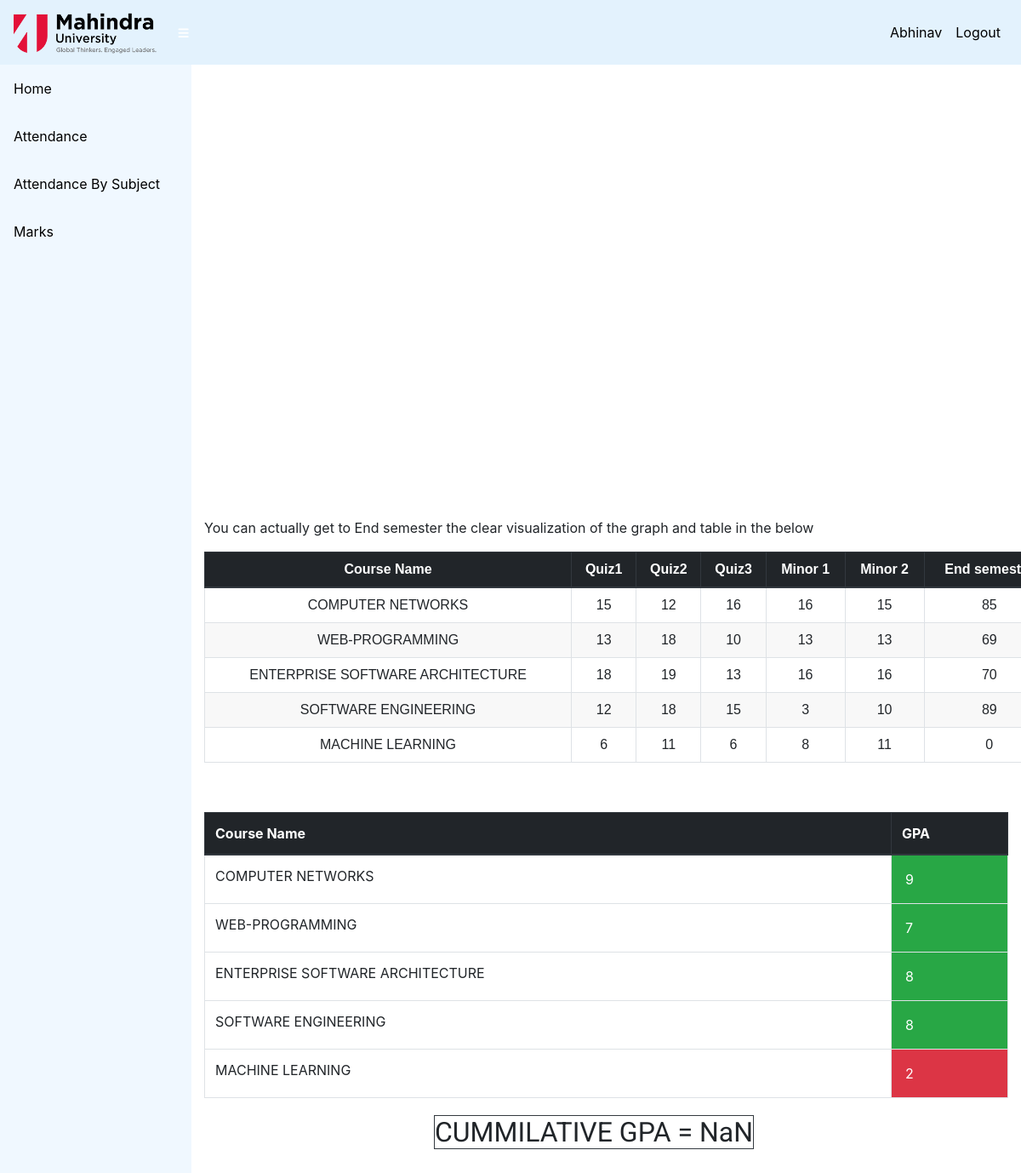
Page /info/student/18528/marks_list/ (signed in) on the committed database.
### info/models.py (models this page shows, shortened)
class User(AbstractUser):
    @property
    def is_student(self):
        if hasattr(self, 'student'):
            return True
        return False

class Student(models.Model):
    user = models.OneToOneField(User, on_delete=models.CASCADE, null=True)
    class_id = models.ForeignKey(Class, on_delete=models.CASCADE, default=1)
    USN = models.CharField(primary_key='True', max_length=100)
    name = models.CharField(max_length=200)
    sex = models.CharField(max_length=50, choices=sex_choice, default='Male')
    DOB = models.DateField(default='1998-01-01')

class StudentCourse(models.Model):
    student = models.ForeignKey(Student, on_delete=models.CASCADE)
    course = models.ForeignKey(Course, on_delete=models.CASCADE)
    class Meta:
        unique_together = (('student', 'course'),)
        verbose_name_plural = 'Marks'
    def get_cie(self):
        marks_list = self.marks_set.all()
        m = []
        for mk in marks_list:
            m.append(mk.marks1)
        cie = math.ceil(((0.1*m[0]+0.1*m[1]+0.1*m[2]+0.2*m[3]+0.2*m[4]+0.3*m[5])/44)*10)
        print(m)
        return cie

class Course(models.Model):
    dept = models.ForeignKey(Dept, on_delete=models.CASCADE)
    id = models.CharField(primary_key='True', max_length=50)
    name = models.CharField(max_length=50)
    shortname = models.CharField(max_length=50, default='X')

class Marks(models.Model):
    studentcourse = models.ForeignKey(StudentCourse, on_delete=models.CASCADE)
    name = models.CharField(max_length=50, choices=test_name, default='Internal test 1')
    marks1 = models.IntegerField(default=0, validators=[MinValueValidator(0), MaxValueValidator(100)])
    class Meta:
        unique_together = (('studentcourse', 'name'),)

### info/views.py (the view)
# urls.py: path('student/<slug:stud_id>/marks_list/', views.marks_list, name='marks_list'),
@login_required()
def marks_list(request, stud_id):
    stud = Student.objects.get(USN=stud_id, )
    ass_list = Assign.objects.filter(class_id_id=stud.class_id)
    sc_list = []
    for ass in ass_list:
        try:
            sc = StudentCourse.objects.get(student=stud, course=ass.course)
        except StudentCourse.DoesNotExist:
            sc = StudentCourse(student=stud, course=ass.course)
            sc.save()
            sc.marks_set.create(type='I', name='Internal test 1')
            sc.marks_set.create(type='I', name='Internal test 2')
            sc.marks_set.create(type='I', name='Internal test 3')
            sc.marks_set.create(type='E', name='Event 1')
            sc.marks_set.create(type='E', name='Event 2')
            sc.marks_set.create(type='S', name='Semester End Exam')
        sc_list.append(sc)
    return render(request, 'info/marks_list.html', {'sc_list': sc_list})

### info/templates/info/marks_list.html (shortened to what this page needs)
{% extends 'info/base.html' %}
    {% load static %}
    {% block content %}
<link rel="stylesheet" href="https://maxcdn.bootstrapcdn.com/bootstrap/4.0.0/css/bootstrap.min.css">
<figure class="highcharts-figure">
  <div id="container"></div>
  <p class="highcharts-description">
You can actually get to End semester the clear visualization of the graph and table in the below
  </p>
  <table class="table table-bordered" id="dataTable" width="200%" cellspacing="0">
   <thead class="thead-dark">
      <tr>
         <th>Course Name</th>
          <th>Quiz1</th>
          <th>Quiz2</th>
          <th>Quiz3</th>
          <th>Minor 1</th>
          <th>Minor 2</th>
          <th>End semester</th>
      </tr>
    </thead>
    <tbody>
      {% for sc in sc_list %}
      <tr>
        <td>{{sc.course.name}}</td>
         {% for m in sc.marks_set.all %}
        <td>{{ m.marks1 }}</td>
         {%endfor%}
      {%endfor%}
    </tbody>
  </table>
  <br>
  <br>
  <table  class="table table-bordered" id="datat" width="200%" cellspacing="0">
    <thead class="thead-dark">
      <tr>
        <th>Course Name</th>
         <th>GPA</th>
         </tr>
    </thead>
    <tbody>
      {% for sc in sc_list %}
      <tr>
        <td>{{sc.course.name}}</td>
        {% if sc.get_cie < 4%}
                            <td class="p-3 mb-2 bg-danger text-white">{{ sc.get_cie }}</td>
                        {% else %}
                            <td class="p-3 mb-2 bg-success text-white">{{ sc.get_cie }}</td>
                        {% endif %}
      </tr>
      {% endfor %}
    </tbody>
    </table>
  <div>
    <span class="border border-dark" id="avgV" style="margin-left: 270px  ; font-family: 'Roboto', sans-serif; font-size: xx-large;"><span>
  </div>
  <div>
    <br>
    </div>
</figure>
    {% endblock %}

### info/templates/info/base.html (shortened to what this page needs)
<!DOCTYPE html>
<html lang="en">
  <head>
      {% load static %}
    <link href="{% static '/info/bootstrap/vendor/bootstrap/css/bootstrap.min.css' %}" rel="stylesheet">
    <link href="{% static '/info/bootstrap/vendor/fontawesome-free/css/all.min.css' %}" rel="stylesheet" type="text/css">
    <link href="{% static '/info/bootstrap/vendor/datatables/dataTables.bootstrap4.css' %}" rel="stylesheet">
    <link href="{% static '/info/bootstrap/css/sb-admin.css' %}" rel="stylesheet">
  </head>
  <body id="page-top">
    <nav class="navbar navbar-expand navbar-dark static-top" style="background-color: #e3f2fd;">
      <a class="navbar-brand" href="{% url 'index' %}"> <img src="{% static 'info/images/logo2.png' %} " style = "height: 50px;"  ></a>
      <button class="btn btn-link btn-sm text-white order-1 order-sm-0" id="sidebarToggle" href="#">
        <i class="fas fa-bars"></i>
      </button>
        <div class="collapse navbar-collapse" id="navbarResponsive">
          <ul class="navbar-nav ml-auto">
            <li class="nav-item">
                {% if request.user.is_student %}
                    <a class="nav-link text-capitalize"style ="color:black;">{{ request.user.student.name }}</a>
                {% elif request.user.is_teacher %}
                    <a class="nav-link text-capitalize"style ="color:black;">{{ request.user.teacher.name }}</a>
                {% endif %}
            </li>
            <li class="nav-item">
                <a class="nav-link" href="#" data-toggle="modal" data-target="#logoutModal"style ="color:black;">Logout</a>
            </li>
          </ul>
        </div>
    </nav>
    <div id="wrapper">
      <ul class="sidebar navbar-nav" style ="background-color:aliceblue;">
            <li class="nav-item">
              <a class="nav-link" href="{% url 'index' %}">
                <span style ="color:black;">Home</span>
              </a>
            </li>
        {% if request.user.is_student %}
            <li class="nav-item">
              <a class="nav-link" href="{% url 'attendance' request.user.student.USN %}">
                <span style ="color:black;">Attendance</span>
              </a>
            </li>
            <li class="nav-item">
              <a class="nav-link" href="{% url 'attendance' request.user.student.USN %}">
                <span style ="color:black;">Attendance By Subject</span>
              </a>
            </li>
            <li class="nav-item">
              <a class="nav-link" href="{% url 'marks_list' request.user.student.USN %}">
                <span style ="color:black;">Marks</span>
              </a>
            </li>
        {% endif %}
      </ul>
      <div id="content-wrapper">
        <div class="container-fluid">
            {% block content %}
            {% endblock %}
        </div>
      </div>
    </div>
  </body>
</html>

### info/templates/info/marks_list.html (style rules this page uses)
#container { height: 500px; }
.highcharts-figure, .highcharts-data-table table { min-width: 50px; max-width: 1000px; margin: 1em auto; }
#dataTable { font-family: Verdana, sans-serif; border-collapse: collapse; border: 1px solid #EBEBEB; margin: 10px auto; text-align: center; width: 200%; max-width: 1000px; }
#dataTable th { font-weight: 600; padding: 0.5em; }
#dataTable td, #dataTable th, #dataTable caption { padding: 0.5em; }
#dataTable thead tr, #dataTable tr:nth-child(even) { background: #f8f8f8; }

### rows in the picture
User: user.student.name "Abhinav"
StudentCourse: course.name "COMPUTER NETWORKS", get_cie "9"
Marks: marks1 "15"
Marks: marks1 "12"
Marks: marks1 "16"
Marks: marks1 "16"
Marks: marks1 "15"
Marks: marks1 "85"
StudentCourse: course.name "WEB-PROGRAMMING", get_cie "7"
Marks: marks1 "13"
Marks: marks1 "18"
Marks: marks1 "10"
Marks: marks1 "13"
Marks: marks1 "13"
Marks: marks1 "69"
StudentCourse: course.name "ENTERPRISE SOFTWARE ARCHITECTURE", get_cie "8"
Marks: marks1 "18"
Marks: marks1 "19"
Marks: marks1 "13"
Marks: marks1 "16"
Marks: marks1 "16"
Marks: marks1 "70"
StudentCourse: course.name "SOFTWARE ENGINEERING", get_cie "8"
Marks: marks1 "12"
Marks: marks1 "18"
Marks: marks1 "15"
Marks: marks1 "3"
Marks: marks1 "10"
Marks: marks1 "89"
StudentCourse: course.name "MACHINE LEARNING", get_cie "2"
Marks: marks1 "6"
Marks: marks1 "11"
Marks: marks1 "6"
Marks: marks1 "8"
Marks: marks1 "11"
Marks: marks1 "0"
